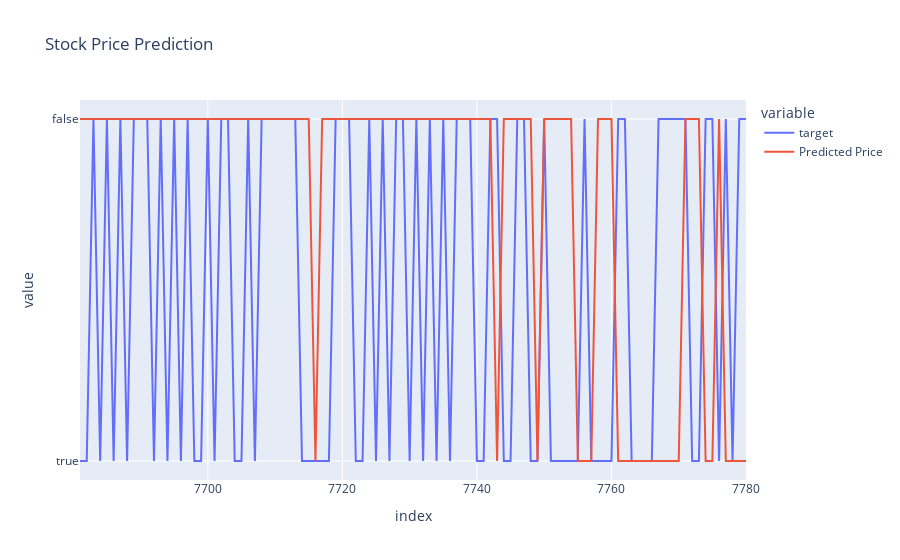

Notebook cell for this chart:
### Code cell
# Visualizing the forecasted future stock values
fig = px.line(test, x=test.index, y=['target'], title='Stock Price Prediction')
fig.add_scatter(x=test.index, y=pred, mode='lines', name='Predicted Price')
fig.show()

### Figure 1 — Plotly figure (JSON) as saved in the notebook; plotly's stock layout.template omitted (floating-point values rounded to 4 significant figures)
{"data": [{"hovertemplate": "variable=target<br>index=%{x}<br>value=%{y}<extra></extra>", "legendgroup": "target", "line": {"color": "#636efa", "dash": "solid"}, "marker": {"symbol": "circle"}, "mode": "lines", "name": "target", "orientation": "h", "showlegend": true, "type": "scatter", "x": [7681, 7682, 7683, 7684, 7685, 7686, 7687, 7688, 7689, 7690, 7691, 7692, 7693, 7694, 7695, 7696, 7697, 7698, 7699, 7700, 7701, 7702, 7703, 7704, 7705, 7706, 7707, 7708, 7709, 7710, 7711, 7712, 7713, 7714, 7715, 7716, 7717, 7718, 7719, 7720, 7721, 7722, 7723, 7724, 7725, 7726, 7727, 7728, 7729, 7730, 7731, 7732, 7733, 7734, 7735, 7736, 7737, 7738, 7739, 7740, 7741, 7742, 7743, 7744, 7745, 7746, 7747, 7748, 7749, 7750, 7751, 7752, 7753, 7754, 7755, 7756, 7757, 7758, 7759, 7760, 7761, 7762, 7763, 7764, 7765, 7766, 7767, 7768, 7769, 7770, 7771, 7772, 7773, 7774, 7775, 7776, 7777, 7778, 7779, 7780], "xaxis": "x", "y": [true, true, false, true, false, true, false, true, false, false, false, true, false, true, false, true, false, true, true, false, true, false, false, true, true, false, true, false, false, false, false, false, false, true, true, true, true, true, false, false, false, true, true, false, true, false, true, false, false, true, false, true, false, true, false, true, false, false, false, true, true, false, false, true, true, false, false, true, true, false, true, true, true, true, true, false, true, true, true, true, false, false, true, true, true, true, false, false, false, false, false, true, true, false, false, true, false, true, false, false], "yaxis": "y"}, {"mode": "lines", "name": "Predicted Price", "type": "scatter", "x": [7681, 7682, 7683, 7684, 7685, 7686, 7687, 7688, 7689, 7690, 7691, 7692, 7693, 7694, 7695, 7696, 7697, 7698, 7699, 7700, 7701, 7702, 7703, 7704, 7705, 7706, 7707, 7708, 7709, 7710, 7711, 7712, 7713, 7714, 7715, 7716, 7717, 7718, 7719, 7720, 7721, 7722, 7723, 7724, 7725, 7726, 7727, 7728, 7729, 7730, 7731, 7732, 7733, 7734, 7735, 7736, 7737, 7738, 7739, 7740, 7741, 7742, 7743, 7744, 7745, 7746, 7747, 7748, 7749, 7750, 7751, 7752, 7753, 7754, 7755, 7756, 7757, 7758, 7759, 7760, 7761, 7762, 7763, 7764, 7765, 7766, 7767, 7768, 7769, 7770, 7771, 7772, 7773, 7774, 7775, 7776, 7777, 7778, 7779, 7780], "y": [false, false, false, false, false, false, false, false, false, false, false, false, false, false, false, false, false, false, false, false, false, false, false, false, false, false, false, false, false, false, false, false, false, false, false, true, false, false, false, false, false, false, false, false, false, false, false, false, false, false, false, false, false, false, false, false, false, false, false, false, false, false, true, false, false, false, false, false, true, false, false, false, false, false, true, true, true, false, false, false, true, true, true, true, true, true, true, true, true, true, false, false, false, true, true, false, true, true, true, true]}], "layout": {"legend": {"title": {"text": "variable"}, "tracegroupgap": 0}, "title": {"text": "Stock Price Prediction"}, "xaxis": {"anchor": "y", "domain": [0, 1], "title": {"text": "index"}}, "yaxis": {"anchor": "x", "domain": [0, 1], "title": {"text": "value"}}}}
